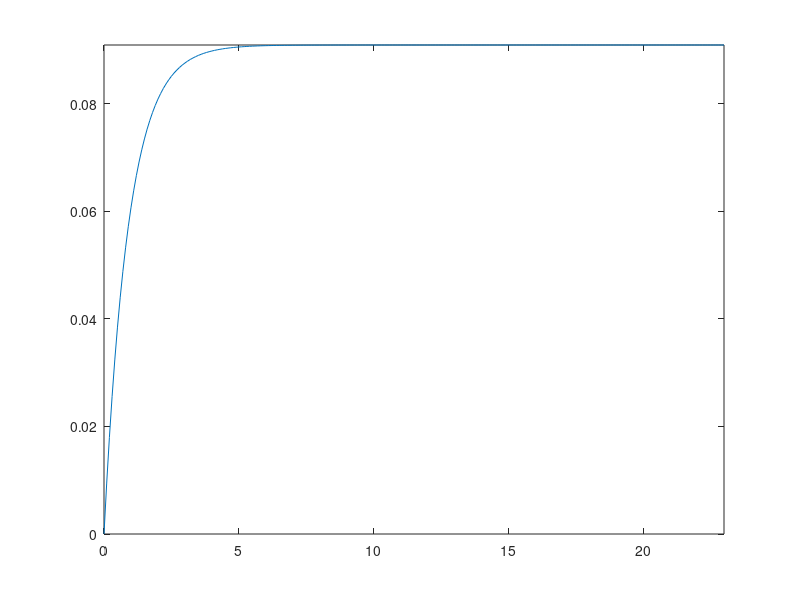

The MATLAB script that drew this image:
clearvars
close all

d = 10; %dimension of the annihilation and creation operator
J = 1;
aa = diag(sqrt(1:d-1),1); %annihilation operator
W = rand(1,2);
dt = 0.1;
T = 0:dt:23;
time = 10;
tau = 1.5;
% gamma = 1;
% eta = W(1)^2 + W(2)^2;
eta = 0;
gamma = 1;
P = 0.1; %Incohernet pumping
swtich_H_I = 1;

gs = [0;1]; %Ground state
es = [1;0]; %Excited state

sig_z = [1,0;0,-1];
sig_m = [0,0;1,0];
sig_p = [0,1;0,0];

I_a = eye(d);
I_b = eye(2);
b1 = kron(sig_m, kron(I_b, I_a));
b2 = kron(I_b, kron(sig_m, I_a));
A = kron(I_b, kron(I_b,aa));

H_R = J*(b1'*b2 + b2'*b1);
H_I = W(1)*(A'*b1 + b1'*A) + W(2)*(A'*b2 + b2'*A );

% I_a = eye(d);
a1 = aa;

theta = 0;
s = 0;
phi = 0.5+pi/10;
phi = 0;

alpha = s*sin(phi);
a = abs(alpha)*exp(1i*theta);

% Matrix exponential : expm
S = expm(0.5*(a'*a1*a1 - a*a1'*a1')); 


psi = kron(gs,gs); %reservoir 1 : excited, reservoir 2 : ground
Rho_b = psi*psi';


n_bar = s^2 * (cos(phi))^2 ;
% n_bar = 0.5;

for i=1:d
    rho_th(i) = (1/(1 + n_bar)) * (n_bar/(1 + n_bar))^(i-1);
    % Rho_th = Rho_th + rho_th * kron(I_a(:,i+1),I_a(:,i+1));
end

rho_th = diag(rho_th);
rho_sq_th = S*rho_th*conj(S);
rho = kron(Rho_b, rho_th);
[trace(rho), trace(rho_sq_th),trace(rho*b1'*b1)]

% rho_th = diag(rho_th);
% [trace(rho_th),trace(rho_th*a1'*a1)] %should be 1 and n_bar
% 
% rho_sq_th = S*rho_th*S';
% % rho_sq_th = S*rho_th*conj(S);
% [trace(rho_sq_th),trace(rho_sq_th*a1'*a1)] %should be 1 and n_bar


for t=1:length(T)
    % Pe(t) = kron(es, If(:,1))'*rho*kron(es, If(:,1));
    % correlation(t) = trace(rho*A'*A'*A*A)/trace(rho*A'*A)^2;
    n1(t) = trace(rho*b1'*b1);
    n2(t) = trace(rho*b2'*b2);
    n_a(t) = trace(rho*A'*A); %this should be constant when u add cascade coupling term
    
    H = H_R;
    % H = H_R + swtich_H_I * H_I.*(t>=500).*(t<500+tau);
    K1 = -1i*(H*rho - rho*H) + (W(1)*(A*rho*b1' - b1'*A*rho + b1*rho*A' - rho*A'*b1) ...
                             + W(2)*(A*rho*b2' - b2'*A*rho + b2*rho*A' - rho*A'*b2))*(T(t)>=time).*(T(t)<time+tau) ...
                             + eta/(2*gamma)*(2*A*rho*A' - A'*A*rho - rho*A'*A)*(T(t)>=time).*(T(t)<time+tau) ...
                             + gamma/2*(2*b1*rho*b1' - rho*b1'*b1 - b1'*b1*rho) ...
                             + gamma/2*(2*b2*rho*b2' - rho*b2'*b2 - b2'*b2*rho) ...
                             + P/2*(2*b1'*rho*b1 - rho*b1*b1' - b1*b1'*rho)...
                             + P/2*(2*b2'*rho*b2 - rho*b2*b2' - b2*b2'*rho);
    rho1 = rho + 0.5*dt*K1;
    K2 = -1i*(H*rho1 - rho1*H) + (W(1)*(A*rho1*b1' - b1'*A*rho1 + b1*rho1*A' - rho1*A'*b1) ...
                               + W(2)*(A*rho1*b2' - b2'*A*rho1 + b2*rho1*A' - rho1*A'*b2))*(T(t)>=time).*(T(t)<time+tau) ...
                               + eta/(2*gamma)*(2*A*rho1*A' - A'*A*rho1 - rho1*A'*A)*(T(t)>=time).*(T(t)<time+tau) ...                              
                               + gamma/2*(2*b1*rho1*b1' - rho1*b1'*b1 - b1'*b1*rho1) ...
                               + gamma/2*(2*b2*rho1*b2' - rho1*b2'*b2 - b2'*b2*rho1) ...
                               + P/2*(2*b1'*rho1*b1 - rho1*b1*b1' - b1*b1'*rho1) ...
                               + P/2*(2*b2'*rho1*b2 - rho1*b2*b2' - b2*b2'*rho1);
    rho2 = rho + 0.5*dt*K2;
    K3 = -1i*(H*rho2 - rho2*H) + (W(1)*(A*rho2*b1' - b1'*A*rho2 + b1*rho2*A' - rho2*A'*b1) ...
                               + W(2)*(A*rho2*b2' - b2'*A*rho2 + b2*rho2*A' - rho2*A'*b2))*(T(t)>=time).*(T(t)<time+tau) ...
                               + eta/(2*gamma)*(2*A*rho2*A' - A'*A*rho2 - rho2*A'*A)*(T(t)>=time).*(T(t)<time+tau) ...
                               + gamma/2*(2*b1*rho2*b1' - rho2*b1'*b1 - b1'*b1*rho2) ...
                               + gamma/2*(2*b2*rho2*b2' - rho2*b2'*b2 - b2'*b2*rho2) ...
                               + P/2*(2*b1'*rho2*b1 - rho2*b1*b1' - b1*b1'*rho2) ...
                               + P/2*(2*b2'*rho2*b2 - rho2*b2*b2' - b2*b2'*rho2);
    rho3 = rho + dt*K3;
    K4 = -1i*(H*rho3 - rho3*H) + (W(1)*(A*rho3*b1' - b1'*A*rho3 + b1*rho3*A' - rho3*A'*b1) ...
                               + W(2)*(A*rho3*b2' - b2'*A*rho3 + b2*rho3*A' - rho3*A'*b2))*(T(t)>=time).*(T(t)<time+tau) ...
                               + eta/(2*gamma)*(2*A*rho3*A' - A'*A*rho3 - rho3*A'*A)*(T(t)>=time).*(T(t)<time+tau) ...
                               + gamma/2*(2*b1*rho3*b1' - rho3*b1'*b1 - b1'*b1*rho3) ...
                               + gamma/2*(2*b2*rho3*b2' - rho3*b2'*b2 - b2'*b2*rho3) ...
                               + P/2*(2*b1'*rho3*b1 - rho3*b1*b1' - b1*b1'*rho3) ...
                               + P/2*(2*b2'*rho3*b2 - rho3*b2*b2' - b2*b2'*rho3);

    rho = rho + 1/6*dt*(K1+2*K2+2*K3+K4);
end


figure()
plot(T,abs(n1))
hold on
axis tight
% ylim([0,0.25])
% plot(T,abs(n2))

% figure()
% plot(T,abs(n_a))